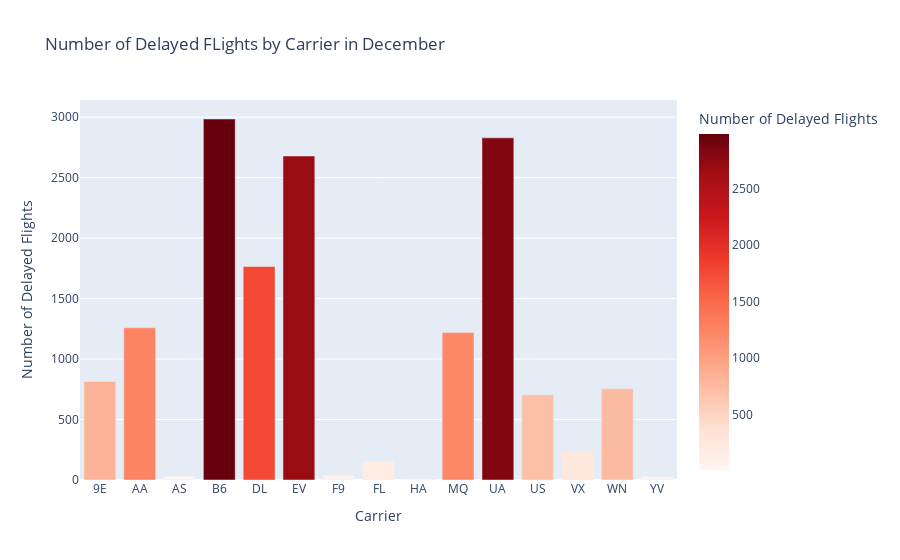

The code cell stored with this chart in its notebook:
### Markdown cell above
### 8. Question 8 (15 pts)
#### Create your own data visualization that explores delayed flights. Here you are using any or all of the data sets to explore a question related to delayed flights. You are encouraged to come up with your own questions, but here are some ideas:

#### Is there an association between weather and flight delays?
#### Are large flights or small flights more likely to be late?
#### Are there certain destinations each month that are most likely to be late?
#### Can you find a pattern behind why some carriers are often delayed?

### Code cell
carrier_counts=Dec_flights.groupby('carrier')['arrival'].value_counts().reset_index(name='count')
delayed_counts=carrier_counts[carrier_counts['arrival']=='delayed']

fig=px.bar(
    delayed_counts,
    x='carrier',
    y='count',
    title='Number of Delayed FLights by Carrier in December',
    labels ={'count':'Number of Delayed Flights','carrier':'Carrier'},
    color='count',
    color_continuous_scale='Reds'
)

fig.show()

### Figure 1 — Plotly figure (JSON) as saved in the notebook; plotly's stock layout.template omitted (floating-point values rounded to 4 significant figures)
{"data": [{"hovertemplate": "Carrier=%{x}<br>Number of Delayed Flights=%{marker.color}<extra></extra>", "legendgroup": "", "marker": {"color": [815, 1259, 31, 2985, 1765, 2679, 39, 154, 8, 1219, 2829, 705, 240, 754, 27], "coloraxis": "coloraxis", "pattern": {"shape": ""}}, "name": "", "orientation": "v", "showlegend": false, "textposition": "auto", "type": "bar", "x": ["9E", "AA", "AS", "B6", "DL", "EV", "F9", "FL", "HA", "MQ", "UA", "US", "VX", "WN", "YV"], "xaxis": "x", "y": [815, 1259, 31, 2985, 1765, 2679, 39, 154, 8, 1219, 2829, 705, 240, 754, 27], "yaxis": "y"}], "layout": {"barmode": "relative", "coloraxis": {"colorbar": {"title": {"text": "Number of Delayed Flights"}}, "colorscale": [[0, "rgb(255,245,240)"], [0.125, "rgb(254,224,210)"], [0.25, "rgb(252,187,161)"], [0.375, "rgb(252,146,114)"], [0.5, "rgb(251,106,74)"], [0.625, "rgb(239,59,44)"], [0.75, "rgb(203,24,29)"], [0.875, "rgb(165,15,21)"], [1, "rgb(103,0,13)"]]}, "legend": {"tracegroupgap": 0}, "title": {"text": "Number of Delayed FLights by Carrier in December"}, "xaxis": {"anchor": "y", "domain": [0, 1], "title": {"text": "Carrier"}}, "yaxis": {"anchor": "x", "domain": [0, 1], "title": {"text": "Number of Delayed Flights"}}}}
